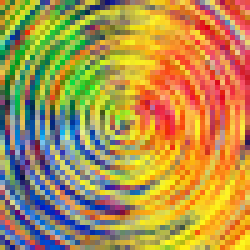
#> input picture images/spiral50.bmp, 50 x 50 px (shown 5 times larger)
$ python PixelAssignment.py
#> lines starting #> are read from the running program, lines starting #| are printed output that depends on the picture
#> further down, myImage is the input picture: PIL image 50x50 RGB; mean R, G, B 175.8, 145.2, 77.9
### MultiArray.py
#Classes for '3D' arrays to sort pixels under custom algorithm

#To avoid clutter, arrays will only support a complicated sorting
#algorithm of my own design, and not include the 'intuitive' sequential
#sorting approach. Deeper comparison available under 'old Pixel Sorting' repo


class TwoArray:
    '''
    A class storing numerical data to be interpreted in two dimensions

    Methods
    --
    getData():
        Returns the list of values.

    sorted():
        Sorts data upper left to bottom right by the sum of the x and y values,
        and upper right to bottom left by difference between x and y..

    squarewardDimensions():
        Sets dimensions to largest values that multiply to existing length.
        Improves sorting methods.
    '''

    def __init__(self, data, width, height):
        '''
        Constructs necessary attributes for the TwoArray object.

        Parameters
        --
        data: listof Tuple
            data to be stored in array. Must have length of width*height
        width: Int
            Size of rows of TwoArray
        height: Int
            Number of rows of TwoArray
        '''

        self.data = data
        self.w = width
        self.h = height

    # [10 lines left out: function __str__, not called in this run]

    def getData(self):
        '''
        Retrieves the data attribute.
        '''
        return self.data

    def __groupData(self, sFunc = lambda x: x[1] - x[0]):
        '''
        Groups the data by the diagonals of the TwoArray for use exclusively
        in the diagonal sort method.

        Parameters
        --
        sFunc: Tuple function
            Function used to sort the diagonals. Default sorts based on the
            difference of the first and second tuple values.
        '''
        currentStart = 0
        newData = []
        for i in range(1, self.w + self.h):
            if (i > max(self.w, self.h)):
                i = -i + self.w + self.h
            elif (i > min(self.w, self.h)):
                i = min(self.w, self.h)

            splice = self.data[currentStart:currentStart+i]
            splice.sort(key=sFunc)
            newData.append(splice)
            currentStart += i
        self.data = newData

    def sorted(self, f1 = lambda x: x[0]+x[1], f2 = lambda x: x[1] - x[0]):
        '''
        Sorts the data along the diagonals.
        '''
        self.data.sort(key= f1)

        self.__groupData(f2)
        newData = [0] * self.w * self.h

        for i in range(self.w + self.h - 1):
            diagLen = len(self.data[i])
            for j in range(diagLen):
                loc = i + j*(self.w-1)
                if i >= self.w:
                    loc += (self.w-1)*(i - self.w + 1)
                newData[loc] = self.data[i][j]

        self.data = newData

    # [9 lines left out: function squarewardDimensions, not called in this run]


class ThreeArray:
    '''
    A class storing numerical data to be interpreted in three dimensions

    Methods
    --
    getData():
        Returns the list of values.

    sorted():
        Sorts data within 'cube'. Prioritizes first value in data, while
        other two values are sorted along face's diagonals (lending itself to
        LAB)

    cuboidDimensions():
        Sets dimensions to largest values that multiply to existing length.
        Improves sorting methods.
    '''

    def __init__(self, data, width, height, depth):
        '''
        Constructs necessary attributes for the ThreeArray object.

        Parameters
        --
        data: listof Tuple
            data to be stored in array. Must have length of width*height*depth
        width: Int
            Size of rows per face
        height: Int
            Number of rows per face
        depth: Int
            Number of faces
        '''

        self.data = data
        self.w = width
        self.h = height
        self.d = depth

        self.sa = width * height

    # [13 lines left out: function __str__, not called in this run]

    def getData(self):
        '''
        Returns ThreeArray data unformatted.
        '''
        return self.data

    def sorted(self, f1=lambda x: x[0], f2=lambda x: x[1]+x[2],
        f3=lambda x: x[1] - x[2]):
        '''
        Sorts ThreeArray data along the dimensions.
        '''
        self.data.sort(key = f1)
        newData = []

        for i in range(self.d):
            splice = self.data[i*self.sa : i*self.sa + self.sa]
            splice = TwoArray(splice, self.w, self.h)

            splice.sorted(f2, f3)

            newData.append(splice.getData())
        newData = [item for slice in newData for item in slice] #flatten

        self.data = newData

    def cuboidDimensions(self):
        '''
        Sets width, height, and depth of array to be as close together as
        possible while still multiplying to the defined length.
        '''
        dimensions = TripletFactors(self.w * self.h * self.d)
        self.d = dimensions[0]
        self.h = dimensions[1]
        self.w = dimensions[2]
        self.sa = self.w * self.h


#Functions for finding dimensions resembling Squares/Cubes to benefit sorting
# [15 lines left out: function IntoSquare, not called in this run]


def TripletFactors(n):
    '''
    Returns a list of three integers close in value that multiply to the given
    integer.

        Parameters:
            n (int): A positive integer

        Returns:
            [int, int, int]: A list of integers who's product is n
    '''
    L = prime_factors(n)
    L.reverse()
    r = n ** (1/3)
    f = [1, 1, 1]

    for i in L:
        mult_done = False
        curr_ind = 0
        while (mult_done == False):
            if f[curr_ind] * i < r:
                f[curr_ind] *= i
                mult_done = True
            else:
                curr_ind += 1;

            if curr_ind == 3:
                index_min = min(range(len(f)), key=f.__getitem__)
                f[index_min] *= i
                mult_done = True
    return f

def prime_factors(n):
    '''
    Returns a list of prime factors of a given integer.

        Parameters:
            n (int): A positive integer

        Returns:
            listof(Int): The prime factors of n
    '''
    i = 2
    factors = []
    while i * i <= n:
        if n % i:
            i += 1
        else:
            n //= i
            factors.append(i)
    if n > 1:
        factors.append(n)
    return factors

# [9 lines that do not run on import are left out]

### PixelVerification.py
#Simple Verification that images contain the same pixels
#ie Assignments function properly
#Compare image accuracy between algorithms

import collections
from PIL import Image, ImageCms

def CheckSame(im1: Image.Image, im2: Image.Image):
    im1_data = list(im1.getdata())
    im2_data = list(im2.getdata())

    return(collections.Counter(im1_data) == collections.Counter(im2_data))


#create LAB transform (better for sorting than RGB)
srgb_p = ImageCms.createProfile('sRGB')
lab_p = ImageCms.createProfile('LAB')
rgb2lab = ImageCms.buildTransformFromOpenProfiles(srgb_p, lab_p, 'RGB', 'LAB')
lab2rgb = ImageCms.buildTransformFromOpenProfiles(lab_p, srgb_p, 'LAB', 'RGB')

# [12 lines left out: function AverageDistanceLab, not called in this run]


# [27 lines that do not run on import are left out]

### PixelAssignment.py
#Functions that load images and apply pixel assignments to create new images

import time
st = time.time()
from PIL import Image, ImageCms
from CostMatrices import *
from PixelVerification import *
from MultiArray import *

#create LAB transform (better for sorting than RGB)
srgb_p = ImageCms.createProfile('sRGB')
lab_p = ImageCms.createProfile('LAB')
rgb2lab = ImageCms.buildTransformFromOpenProfiles(srgb_p, lab_p, 'RGB', 'LAB')
lab2rgb = ImageCms.buildTransformFromOpenProfiles(lab_p, srgb_p, 'LAB', 'RGB')


def MakeRandom(width: int, height: int):
    '''
    Makes a width*height sized image out of random RGB pixels
    '''
#> called with width = 50, height = 50

    rIm = Image.new('RGB', (width, height))
#> rIm: PIL image 50x50 RGB; every value is 0
    rData = [(random.randrange(256), random.randrange(256),
    random.randrange(256)) for i in range(width * height)]
    rIm.putdata(rData)
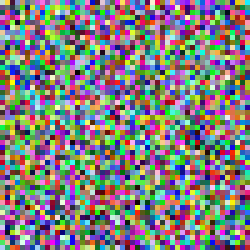
#> rIm: PIL image 50x50 RGB (shown 5 times larger); mean R, G, B 128.6, 126.3, 125.3

    return rIm

def HungarianAssignment(im1: Image.Image, im2: Image.Image):
    '''
    Arranges the pixels in im1 to resemble im2 using the Hungarian algorithm
    O(n^3). Images must be of same size.
    '''

    retIm = Image.new('RGB', im1.size)

    #data in RGB (for placing pixels) and LAB (for finding assignment)
    im1data = list(im1.getdata())

    im1data_lab = list(ImageCms.applyTransform(im1, rgb2lab).getdata())
    im2data_lab = list(ImageCms.applyTransform(im2, rgb2lab).getdata())

    #generate cost matrix
    cost_matrix = TupleMatrixCost(im1data_lab, im2data_lab)

    #arrange data, insert into image
    sorted_data = AssignMatrix(im1data, cost_matrix)
    retIm.putdata(sorted_data)

    print(CheckSame(im1, retIm))
    return retIm


def ArraySortAssignment(im1: Image.Image, im2: Image.Image):
    '''
    Arranges the pixels in im1 to resemble im2 using a custom sorting method
    O(n^2). Images must be of same size.
    '''

    retIm = Image.new('RGB', im1.size)

    #data in RGB (for placing pixels) and LAB (for finding assignment)
    im1data = list(im1.getdata())
#> im1data = 2500 items, first 6: (206, 226, 203), (247, 216, 65), (70, 19, 50), (133, 147, 210), (201, 156, 92), (75, 120, 170)

    im1data_lab = list(ImageCms.applyTransform(im1, rgb2lab).getdata())
#> im1data_lab = 2500 items, first 6: (224, 118, 137), (222, 128, 201), (40, 155, 121), (157, 134, 94), (172, 140, 168), (125, 124, 96)
    im2data_lab = list(ImageCms.applyTransform(im2, rgb2lab).getdata())
#> im2data_lab = 2500 items, first 6: (151, 173, 190), (169, 112, 188), (105, 99, 150), (190, 134, 199), (179, 109, 190), (166, 75, 187)

    #encode locations for dat2 and RGB for dat1 (reversing LAB isn't 100% accurate)
    size = len(im1data)
#> size = 2500
    for i in range(size):
        im2data_lab[i] = (im2data_lab[i][0], im2data_lab[i][1], im2data_lab[i][2], i)
        im1data_lab[i] = (im1data_lab[i][0], im1data_lab[i][1], im1data_lab[i][2], im1data[i])
#> after the loop, im1data_lab = 2500 items; im2data_lab = 2500 items, first 6: (151, 173, 190, 0), (169, 112, 188, 1), (105, 99, 150, 2), (190, 134, 199, 3), (179, 109, 190, 4), (166, 75, 187, 5)

    dat1Array = ThreeArray(im1data_lab, len(im1data_lab), 1, 1)
#> in __init__, `self.data = data`: self.data = 2500 items
    dat1Array.cuboidDimensions()
    dat1Array.sorted()
#> after the loop in sorted, `for i in range(self.d):`: newData = 25 items
#> in sorted, `newData = [item for slice in newData for item in slice]`: newData = 2500 items
    dat1sort_lab = dat1Array.getData()
#> dat1sort_lab = 2500 items

    dat2Array = ThreeArray(im2data_lab, len(im2data_lab), 1, 1)
    dat2Array.cuboidDimensions()
    dat2Array.sorted()
    dat2sort = dat2Array.getData()
#> dat2sort = 2500 items, first 6: (72, 168, 44, 2059), (68, 160, 54, 2070), (66, 154, 61, 352), (72, 147, 68, 1318), (67, 144, 72, 1401), (62, 153, 64, 1568)

    locations = [x[3] for x in dat2sort]
#> locations = 2500 values, max 2499 at index 2276, min 0 at index 848, mean 1249.5
    dat1sort = [x[3] for x in dat1sort_lab]
#> dat1sort = 2500 items, first 6: (4, 34, 146), (5, 47, 121), (4, 30, 134), (16, 31, 125), (3, 28, 113), (13, 24, 119)

    sortedArray = [0] * size
#> sortedArray = 2500 values from 0 to 0
    for i in range(size):
        sortedArray[locations[i]] = dat1sort[i]
#> after the loop, sortedArray = 2500 items, first 6: (185, 71, 99), (80, 153, 18), (44, 78, 54), (56, 196, 17), (11, 172, 48), (71, 147, 156)

    retIm.putdata(sortedArray)
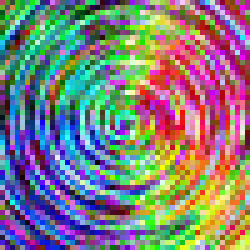
#> retIm: PIL image 50x50 RGB (shown 5 times larger); mean R, G, B 128.6, 126.3, 125.3

    print(CheckSame(im1, retIm))
#> in CheckSame, `im1_data = list(im1.getdata())`: im1_data has the same summary as im1data in ArraySortAssignment
#> in CheckSame, `im2_data = list(im2.getdata())`: im2_data has the same summary as sortedArray in ArraySortAssignment
#| True
    return retIm


if __name__ == "__main__":

    #can simply change 'myImage' path to whatever image
    myImage = Image.open("./images/spiral50.bmp")
    ArraySortAssignment(MakeRandom(myImage.size[0], myImage.size[1]), myImage).save("./generated_images/myim_random.bmp")
    #HungarianAssignment(MakeRandom(myImage.size[0], myImage.size[1]), myImage).save("./generated_images/myim_random_hungarian.bmp")
    #Hungarian slow

    '''
    random75 = Image.open("./images/random75.bmp")
    flowers75 = Image.open("./images/flowers75.bmp")

    flowers_hungarian = HungarianAssignment(random75, flowers75)
    #flowers_sorted = ArraySortAssignment(random75, flowers75)

    #flowers_sorted.save("./generated_images/random_flowers_arraySort.bmp")
    flowers_hungarian.save("./generated_images/random_flowers_hungarian.bmp")
    print(time.time() - st)# 50.75s


    random150 = Image.open("./images/random150.bmp")
    lorikeet150 = Image.open("./images/lorikeet150.jpg")
    lorikeet_from_random = HungarianAssignment(random150, lorikeet150)
    lorikeet_from_random.save("./generated_images/lorikeet_hungarian_150.bmp")
    print(time.time() - st) #100m


    random150 = Image.open("./images/random150.bmp")
    lorikeet150 = Image.open("./images/lorikeet150.jpg")
    ArraySortAssignment(random150, lorikeet150).save("./generated_images/lorikeet_arraysort_150.bmp")
    print(time.time() - st) #4.25s


    lorikeet1000 = Image.open("./images/lorikeet1000.jpg")
    flowers1000 = Image.open("./images/flowers1000.jpg")
    ArraySortAssignment(lorikeet1000, flowers1000).save("./generated_images/flowers_from_lorikeet.bmp")
    print(time.time() - st) # 5.85s
    '''

$ run again, with images/50random50.bmp copied over images/spiral50.bmp
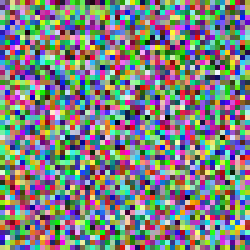
#> input picture images/50random50.bmp, 50 x 50 px (shown 5 times larger)
#> myImage is the input picture: PIL image 50x50 RGB; mean R, G, B 125.5, 128.3, 126.8
#> im1data = 2500 items, first 6: (206, 226, 203), (247, 216, 65), (70, 19, 50), (133, 147, 210), (201, 156, 92), (75, 120, 170)
#> in ArraySortAssignment, `im1data_lab = list(ImageCms.applyTransform(im1, rgb2lab).getdata())`: im1data_lab = 2500 items, first 6: (224, 118, 137), (222, 128, 201), (40, 155, 121), (157, 134, 94), (172, 140, 168), (125, 124, 96)
#> in ArraySortAssignment, `im2data_lab = list(ImageCms.applyTransform(im2, rgb2lab).getdata())`: im2data_lab = 2500 items, first 6: (137, 148, 92), (96, 140, 125), (220, 124, 167), (119, 170, 132), (201, 93, 202), (100, 188, 162)
#> size = 2500
#> after the loop in ArraySortAssignment, `for i in range(size):`: im1data_lab = 2500 items; im2data_lab = 2500 items, first 6: (137, 148, 92, 0), (96, 140, 125, 1), (220, 124, 167, 2), (119, 170, 132, 3), (201, 93, 202, 4), (100, 188, 162, 5)
#> in __init__, `self.data = data`: self.data = 2500 items
#> after the loop in sorted, `for i in range(self.d):`: newData = 25 items
#> in sorted, `newData = [item for slice in newData for item in slice]`: newData = 2500 items
#> dat2sort = 2500 items, first 6: (52, 149, 73, 541), (49, 151, 72, 757), (51, 136, 89, 1069), (38, 136, 91, 1464), (41, 149, 79, 2293), (28, 138, 94, 1175)
#> locations = 2500 values, max 2499 at index 557, min 0 at index 1023, mean 1249.5
#> dat1sort = 2500 items, first 6: (4, 34, 146), (5, 47, 121), (4, 30, 134), (16, 31, 125), (3, 28, 113), (13, 24, 119)
#> in ArraySortAssignment, `sortedArray = [0] * size`: sortedArray = 2500 values from 0 to 0
#> after the loop in ArraySortAssignment, `for i in range(size):`: sortedArray = 2500 items, first 6: (121, 119, 169), (51, 99, 47), (208, 215, 98), (188, 41, 155), (145, 212, 36), (164, 12, 38)
#> in ArraySortAssignment, `retIm.putdata(sortedArray)`:
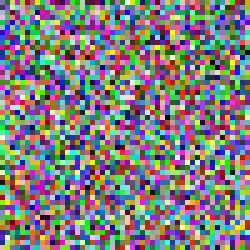
#> retIm: PIL image 50x50 RGB (shown 5 times larger); mean R, G, B 128.6, 126.3, 125.3
#> im1_data has the same summary as im1data in ArraySortAssignment
#> im2_data has the same summary as sortedArray in ArraySortAssignment
#| True

$ run again, with images/flowers75.bmp copied over images/spiral50.bmp
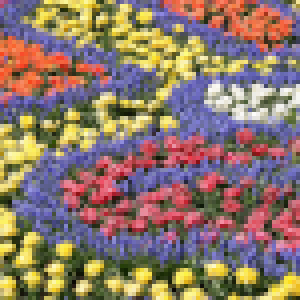
#> input picture images/flowers75.bmp, 75 x 75 px (shown 4 times larger)
#> myImage is the input picture: PIL image 75x75 RGB; mean R, G, B 141.7, 118.2, 105.3
#> in MakeRandom, `rIm.putdata(rData)`:
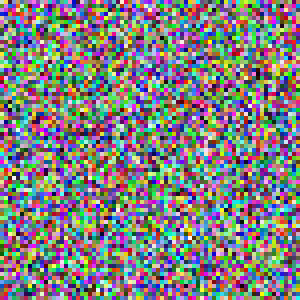
#> rIm: PIL image 75x75 RGB (shown 4 times larger); mean R, G, B 128.1, 127.1, 127.7
#> im1data = 5625 items, first 6: (206, 226, 203), (247, 216, 65), (70, 19, 50), (133, 147, 210), (201, 156, 92), (75, 120, 170)
#> in ArraySortAssignment, `im1data_lab = list(ImageCms.applyTransform(im1, rgb2lab).getdata())`: im1data_lab = 5625 items, first 6: (224, 118, 137), (222, 128, 201), (40, 155, 121), (157, 134, 94), (172, 140, 168), (125, 124, 96)
#> in ArraySortAssignment, `im2data_lab = list(ImageCms.applyTransform(im2, rgb2lab).getdata())`: im2data_lab = 5625 items, first 6: (131, 167, 118), (113, 165, 120), (104, 157, 90), (90, 145, 89), (97, 143, 99), (110, 134, 109)
#> size = 5625
#> after the loop in ArraySortAssignment, `for i in range(size):`: im1data_lab = 5625 items; im2data_lab = 5625 items, first 6: (131, 167, 118, 0), (113, 165, 120, 1), (104, 157, 90, 2), (90, 145, 89, 3), (97, 143, 99, 4), (110, 134, 109, 5)
#> in __init__, `self.data = data`: self.data = 5625 items
#> after the loop in sorted, `for i in range(self.d):`: newData = 25 items
#> in sorted, `newData = [item for slice in newData for item in slice]`: newData = 5625 items
#> dat2sort = 5625 items, first 6: (58, 136, 101, 4631), (59, 135, 104, 4770), (50, 131, 115, 3562), (52, 125, 125, 4845), (58, 119, 137, 4827), (24, 118, 139, 5117)
#> locations = 5625 values, max 5624 at index 145, min 0 at index 3362, mean 2812
#> dat1sort = 5625 items, first 6: (4, 34, 146), (1, 34, 149), (5, 47, 121), (4, 30, 134), (15, 28, 138), (0, 45, 92)
#> in ArraySortAssignment, `sortedArray = [0] * size`: sortedArray = 5625 values from 0 to 0
#> after the loop in ArraySortAssignment, `for i in range(size):`: sortedArray = 5625 items, first 6: (252, 65, 236), (220, 40, 93), (157, 19, 243), (15, 44, 234), (146, 18, 249), (167, 65, 205)
#> in ArraySortAssignment, `retIm.putdata(sortedArray)`:
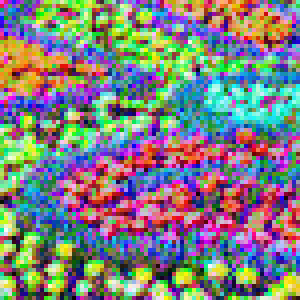
#> retIm: PIL image 75x75 RGB (shown 4 times larger); mean R, G, B 128.1, 127.1, 127.7
#> im1_data has the same summary as im1data in ArraySortAssignment
#> im2_data has the same summary as sortedArray in ArraySortAssignment
#| True
